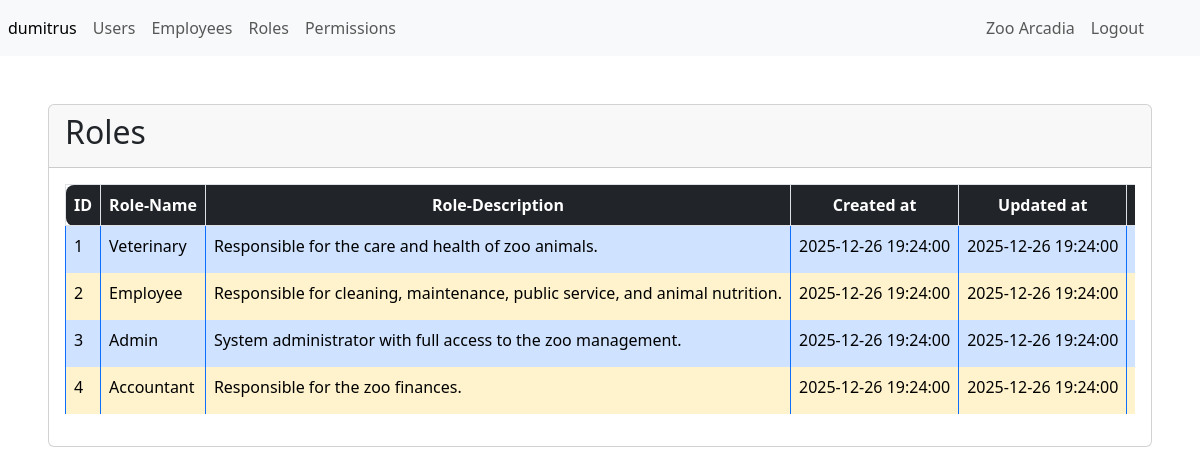
The page /roles/gest/start (signed in) on the database as committed earlier.
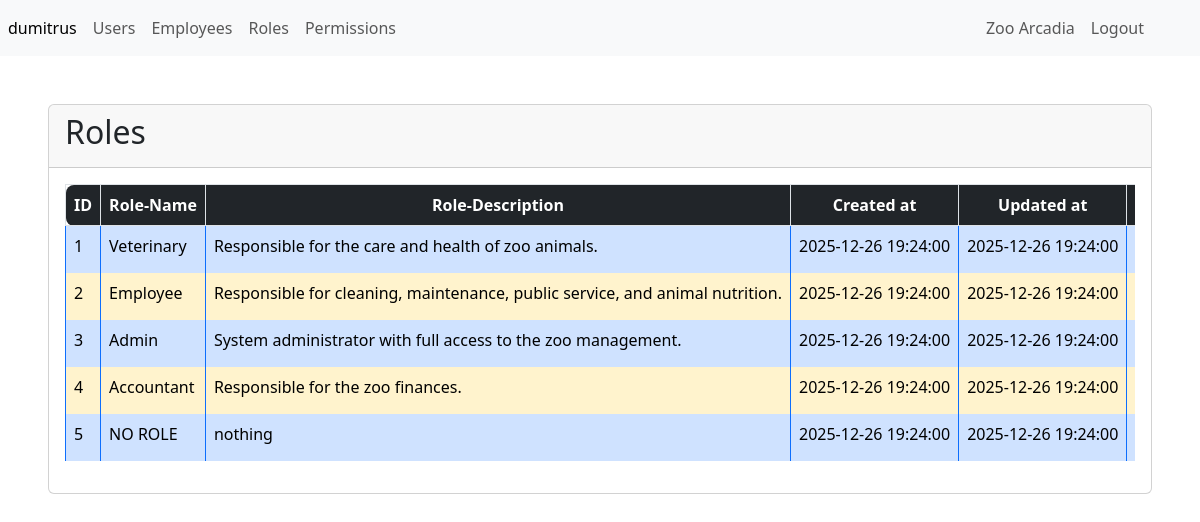
The same page on the database as committed later.
### tables this page shows
CREATE TABLE roles (
    id_role INT AUTO_INCREMENT PRIMARY KEY,
     
    role_name VARCHAR(50) NOT NULL UNIQUE,
     
    role_description TEXT,
     
     
    created_at TIMESTAMP DEFAULT CURRENT_TIMESTAMP,
     
    updated_at TIMESTAMP DEFAULT CURRENT_TIMESTAMP ON UPDATE CURRENT_TIMESTAMP  
);

### App/roles/controllers/roles_gest_controller.php (called while the page is built, shortened)
<?php
require_once __DIR__ . "/../models/role.php";
require_once __DIR__ . "/../../../includes/functions.php";
class RolesGestController
{
    public function start()
    {
        $roles = Role::check();
        include_once __DIR__ . "/../views/gest/start.php";
    }
}

### App/roles/rolesRouter.php (called while the page is built)
<?php
require_once __DIR__ . '/../../includes/functions.php';
handleDomainRouting('roles', __DIR__);

### public/index.php (called while the page is built, shortened)
<?php
require_once __DIR__ . '/../includes/functions.php';
require_once __DIR__ . '/../App/router.php';
?>

### App/roles/models/role.php (called while the page is built, shortened)
<?php
class Role
{
    public function __construct($id_role, $role_name, $role_description, $created_at, $updated_at)
    {
        $this->id_role = $id_role;
        $this->role_name = $role_name;
        $this->role_description = $role_description;
        $this->created_at = $created_at;
        $this->updated_at = $updated_at;
    }
    public static function check()
    {
        $rolesList = [];
        $connectionDB = DB::createInstance();
        $sql = $connectionDB->query("SELECT * FROM roles");
        foreach ($sql->fetchAll() as $role) {
            $rolesList[] = new Role($role["id_role"], $role["role_name"], $role["role_description"], $role["created_at"], $role["updated_at"]);
        }
        return $rolesList;
    }
}

### App/roles/views/gest/start.php (the view, shortened to what this page needs)
<?php
require_once __DIR__ . '/../../../../includes/functions.php';
?>
<div class="card">
    <div class="card-header d-flex justify-content-between align-items-center">
        <h2 class="card-title">Roles</h2>
    </div>
    <div class="card-body">
        <div class="table-responsive">
            <table class="table table-hover">
                <thead class="table-dark">
                    <tr>
                        <th class="text-nowrap border border-start-3 border-end-0 rounded-start-3 text-center align-middle" scope="col">ID</th>
                        <th class="text-nowrap border border-start-1 border-end-1 text-center align-middle" scope="col">Role-Name</th>
                        <th class="text-nowrap border border-start-1 border-end-1 text-center align-middle" scope="col">Role-Description</th>
                        <th class="text-nowrap border border-start-1 border-end-1 text-center align-middle" scope="col">Created at</th>
                        <th class="text-nowrap border border-start-1 border-end-1 text-center align-middle" scope="col">Updated at</th>
                        <th class="text-nowrap border border-end-3 rounded-end-3 text-center align-middle" scope="col">Actions</th>
                    </tr>
                </thead>
                <tbody>
                    <?php
                    $rowNumber = 0;
                    foreach ($roles as $role) {
                        $rowNumber++;
                    ?>
                        <tr class="<?php echo get_row_class($rowNumber); ?>">
                            <td class="text-nowrap <?php echo get_cell_border_class($rowNumber); ?> ">   <?php echo $role->id_role; ?> </td>
                            <td class="text-nowrap <?php echo get_cell_border_class($rowNumber); ?> ">   <?php echo $role->role_name; ?> </td>
                            <td class="text-nowrap <?php echo get_cell_border_class($rowNumber); ?> ">   <?php echo $role->role_description; ?> </td>
                            <td class="text-nowrap <?php echo get_cell_border_class($rowNumber); ?>">   <?php echo $role->created_at; ?> </td>
                            <td class="text-nowrap <?php echo get_cell_border_class($rowNumber); ?>">   <?php echo $role->updated_at; ?> </td>
                            <td class="text-nowrap <?php echo get_cell_border_class($rowNumber); ?>">
                            </td>
                        </tr>
                    <?php
                    }
                    ?>
                </tbody>
            </table>
        </div>
    </div>
</div>

### App/router.php (shortened to what this page needs)
<?php
$domain = $_GET["domain"] ?? "home";
$allowed_domains = ["hero", "medias", "habitat1", "cms", "about", "auth", "home", "animals", "employees", "habitats", "permissions", "reports", "roles", "schedules", "testimonials", "users", "contact"];
if (in_array($domain, $allowed_domains)) {
    $domainRouterPath = __DIR__ . "/{$domain}/{$domain}Router.php";
    if (file_exists($domainRouterPath)) {
        require_once $domainRouterPath;
    } else {
        http_response_code(500);
        header('Location: /public/error-500.php');
        exit();
    }
} else {
    http_response_code(404);
    header('Location: /public/error-404.php');
    exit();
}
?>

### includes/functions.php (shortened to what this page needs)
<?php
if (!function_exists('get_row_class')) {
    function get_row_class(int $rowNumber): string
    {
        return ($rowNumber % 2 == 0) ? 'table-warning' : 'table-primary';
    }
    function get_cell_border_class(int $rowNumber): string
    {
        return ($rowNumber % 2 == 0) ? 'border border-start-5 border-top-0 border-bottom-0 border-end-5 border-primary' : 'border border-start-5 border-top-0 border-bottom-0 border-end-5 border-primary';
    }
}
function handleDomainRouting($domainName, $basePath)
{
    $controller = $_GET['controller'] ?? 'pages';
    $action = $_GET['action'] ?? 'start';
    $controllerFileName = $domainName . "_" . $controller . "_controller.php";
    $controllerFile = $basePath . "/controllers/" . $controllerFileName;
    if (file_exists($controllerFile)) {
        $controllerInstance = new $controllerClassName();
        $controllerInstance->$action();
        $viewContent = ob_get_clean();
        $usePublicLayout = false;
        if ($usePublicLayout) {
            require __DIR__ . "/layouts/FC_main_layout.php";
        } else {
            require __DIR__ . "/layouts/BO_main_layout.php";
        }
    } else {
        http_response_code(404);
        header('Location: /public/error-404.php');
        exit();
    }
}
if (!function_exists('hasPermission')) {
    function hasPermission($permissionName) {
        $userPermissions = $_SESSION["user"]["permissions"] ?? [];
        return in_array($permissionName, $userPermissions);
    }
}

### includes/layouts/BO_main_layout.php (shortened to what this page needs)
<?php
$currentDomain = $_GET['domain'] ?? 'home';
require_once __DIR__ . "/../functions.php";
?>
<!DOCTYPE html>
<html lang="en">
<head>
    <link rel="stylesheet" href="/public/build/css/bootstrap.min.css">
    <link rel="stylesheet" href="/public/build/css/dataTables.bootstrap5.min.css">
</head>
<body class="<?= $currentDomain == 'contact' ? 'body-contact' : ($currentDomain == 'auth' ? 'body-login' : '') ?>" id="top">
    <?php if (!in_array($currentDomain, ['contact', 'auth'])): ?>
        <nav class="navbar navbar-expand navbar-light bg-light d-flex justify-content-between">
            <div class="nav navbar-nav">
                <?php if (!isset($_SESSION["loggedin"]) || $_SESSION["loggedin"] == false): ?>
                    <a class="nav-item nav-link active" href="/auth/pages/login">Login</a>
                <?php else: ?>
                    <a class="nav-item nav-link active" href="/home/pages/start"><?php echo $_SESSION["user"]["username"]; ?></a>
                <?php endif; ?>
                <?php
                $isAdmin = isset($_SESSION['user']['role_name']) && $_SESSION['user']['role_name'] === 'Admin';
                if (isset($_SESSION["loggedin"]) && $_SESSION["loggedin"] === true):
                ?>
                    <a class="nav-item nav-link" href="/users/gest/start">Users</a>
                <?php endif; ?>
                <?php
                if (isset($_SESSION["loggedin"]) && $_SESSION["loggedin"] === true):
                ?>
                    <a class="nav-item nav-link" href="/employees/gest/start">Employees</a>
                <?php endif; ?>
                <?php
                if ($isAdmin || hasPermission('roles-view') || hasPermission('roles-create') || hasPermission('roles-edit') || hasPermission('roles-delete')):
                ?>
                    <a class="nav-item nav-link" href="/roles/gest/start">Roles</a>
                <?php endif; ?>
                <?php
                if (isset($_SESSION["loggedin"]) && $_SESSION["loggedin"] === true):
                ?>
                    <a class="nav-item nav-link" href="/permissions/gest/start">Permissions</a>
                <?php endif; ?>
            </div>
            <div class="nav navbar-nav d-flex justify-content-end px-5">
                <a class="nav-item nav-link" href="/home/pages/index">Zoo Arcadia</a>
                <a class="nav-item nav-link" href="/auth/pages/logout">Logout</a>
            </div>
        </nav>
    <?php endif; ?>
    <div class="container-xs p-5">
        <div class="row">
            <div class="col-12">
                <?php
                echo $viewContent ?? '<p>There is no content to show</p>';
                ?>
            </div>
        </div>
    </div>
</body>

Rows that differ between the two databases and show on the page:
added roles: id_role "5", role_name "NO ROLE", role_description "nothing", created_at "2025-12-26 19:24:00", updated_at "2025-12-26 19:24:00"
